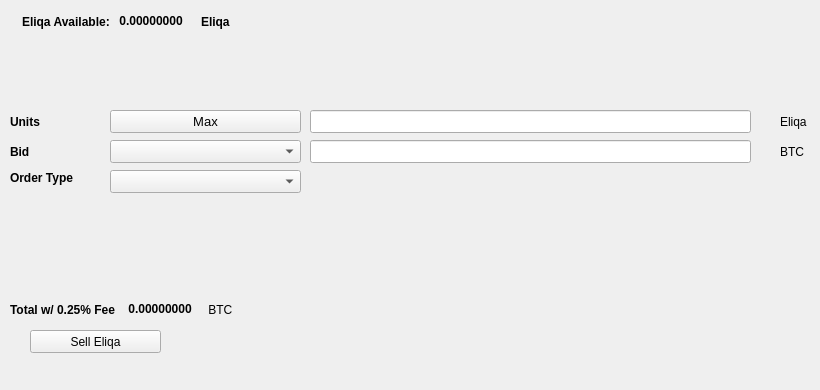
   <widget class="QWidget" name="SellTab">
    <attribute name="title">
     <string>Sell</string>
    </attribute>
    <widget class="QLabel" name="label_16">
     <property name="geometry">
      <rect>
       <x>780</x>
       <y>140</y>
       <width>31</width>
       <height>23</height>
      </rect>
     </property>
     <property name="text">
      <string>BTC</string>
     </property>
    </widget>
    <widget class="QComboBox" name="SellBidcomboBox">
     <property name="geometry">
      <rect>
       <x>110</x>
       <y>140</y>
       <width>191</width>
       <height>23</height>
      </rect>
     </property>
     <property name="font">
      <font>
       <pointsize>10</pointsize>
      </font>
     </property>
    </widget>
    <widget class="QLabel" name="label_18">
     <property name="geometry">
      <rect>
       <x>10</x>
       <y>110</y>
       <width>46</width>
       <height>23</height>
      </rect>
     </property>
     <property name="font">
      <font>
       <weight>75</weight>
       <bold>true</bold>
      </font>
     </property>
     <property name="text">
      <string>Units</string>
     </property>
    </widget>
    <widget class="QPushButton" name="Sell_Max_Amount">
     <property name="geometry">
      <rect>
       <x>110</x>
       <y>110</y>
       <width>191</width>
       <height>23</height>
      </rect>
     </property>
     <property name="font">
      <font>
       <pointsize>10</pointsize>
      </font>
     </property>
     <property name="text">
      <string>Max</string>
     </property>
    </widget>
    <widget class="QLabel" name="label_20">
     <property name="geometry">
      <rect>
       <x>10</x>
       <y>170</y>
       <width>91</width>
       <height>16</height>
      </rect>
     </property>
     <property name="font">
      <font>
       <weight>75</weight>
       <bold>true</bold>
      </font>
     </property>
     <property name="text">
      <string>Order Type</string>
     </property>
    </widget>
    <widget class="QComboBox" name="SellOrdertypeCombo">
     <property name="geometry">
      <rect>
       <x>110</x>
       <y>170</y>
       <width>191</width>
       <height>23</height>
      </rect>
     </property>
     <property name="font">
      <font>
       <pointsize>10</pointsize>
      </font>
     </property>
    </widget>
    <widget class="QLabel" name="label_21">
     <property name="geometry">
      <rect>
       <x>10</x>
       <y>140</y>
       <width>46</width>
       <height>23</height>
      </rect>
     </property>
     <property name="font">
      <font>
       <weight>75</weight>
       <bold>true</bold>
      </font>
     </property>
     <property name="text">
      <string>Bid</string>
     </property>
    </widget>
    <widget class="QLabel" name="label_22">
     <property name="geometry">
      <rect>
       <x>780</x>
       <y>110</y>
       <width>31</width>
       <height>23</height>
      </rect>
     </property>
     <property name="text">
      <string>Eliqa</string>
     </property>
    </widget>
    <widget class="QLineEdit" name="UnitsInputEliqa">
     <property name="geometry">
      <rect>
       <x>310</x>
       <y>110</y>
       <width>441</width>
       <height>23</height>
      </rect>
     </property>
     <property name="font">
      <font>
       <pointsize>9</pointsize>
       <weight>75</weight>
       <bold>true</bold>
      </font>
     </property>
    </widget>
    <widget class="QLineEdit" name="SellBidPriceEdit">
     <property name="geometry">
      <rect>
       <x>310</x>
       <y>140</y>
       <width>441</width>
       <height>23</height>
      </rect>
     </property>
     <property name="font">
      <font>
       <pointsize>9</pointsize>
       <weight>75</weight>
       <bold>true</bold>
      </font>
     </property>
    </widget>
    <widget class="QPushButton" name="SellEliqaBTN">
     <property name="geometry">
      <rect>
       <x>30</x>
       <y>330</y>
       <width>131</width>
       <height>23</height>
      </rect>
     </property>
     <property name="text">
      <string>Sell Eliqa</string>
     </property>
     <property name="icon">
      <iconset resource="../eliqa">
       <normaloff>:/icons/bitcoin</normaloff>:/icons/bitcoin</iconset>
     </property>
    </widget>
    <widget class="QWidget" name="layoutWidget3">
     <property name="geometry">
      <rect>
       <x>22</x>
       <y>12</y>
       <width>258</width>
       <height>19</height>
      </rect>
     </property>
     <layout class="QHBoxLayout" name="horizontalLayout">
      <item>
       <widget class="QLabel" name="label232_2">
        <property name="font">
         <font>
          <weight>75</weight>
          <bold>true</bold>
         </font>
        </property>
        <property name="text">
         <string>Eliqa Available:</string>
        </property>
       </widget>
      </item>
      <item>
       <widget class="QLabel" name="EliqaAvailableLabel">
        <property name="palette">
         <palette>
          <active>
           <colorrole role="WindowText">
            <brush brushstyle="SolidPattern">
             <color alpha="255">
              <red>0</red>
              <green>0</green>
              <blue>0</blue>
             </color>
            </brush>
           </colorrole>
           <colorrole role="Button">
            <brush brushstyle="SolidPattern">
             <color alpha="255">
              <red>0</red>
              <green>170</green>
              <blue>0</blue>
             </color>
            </brush>
           </colorrole>
           <colorrole role="Light">
            <brush brushstyle="SolidPattern">
             <color alpha="255">
              <red>0</red>
              <green>255</green>
              <blue>0</blue>
             </color>
            </brush>
           </colorrole>
           <colorrole role="Midlight">
            <brush brushstyle="SolidPattern">
             <color alpha="255">
              <red>0</red>
              <green>212</green>
              <blue>0</blue>
             </color>
            </brush>
           </colorrole>
           <colorrole role="Dark">
            <brush brushstyle="SolidPattern">
             <color alpha="255">
              <red>0</red>
              <green>85</green>
              <blue>0</blue>
             </color>
            </brush>
           </colorrole>
           <colorrole role="Mid">
            <brush brushstyle="SolidPattern">
             <color alpha="255">
              <red>0</red>
              <green>113</green>
              <blue>0</blue>
             </color>
            </brush>
           </colorrole>
           <colorrole role="Text">
            <brush brushstyle="SolidPattern">
             <color alpha="255">
              <red>0</red>
              <green>170</green>
              <blue>0</blue>
             </color>
            </brush>
           </colorrole>
           <colorrole role="BrightText">
            <brush brushstyle="SolidPattern">
             <color alpha="255">
              <red>255</red>
              <green>255</green>
              <blue>255</blue>
             </color>
            </brush>
           </colorrole>
           <colorrole role="ButtonText">
            <brush brushstyle="SolidPattern">
             <color alpha="255">
              <red>0</red>
              <green>0</green>
              <blue>0</blue>
             </color>
            </brush>
           </colorrole>
           <colorrole role="Base">
            <brush brushstyle="SolidPattern">
             <color alpha="255">
              <red>255</red>
              <green>255</green>
              <blue>255</blue>
             </color>
            </brush>
           </colorrole>
           <colorrole role="Window">
            <brush brushstyle="SolidPattern">
             <color alpha="255">
              <red>0</red>
              <green>170</green>
              <blue>0</blue>
             </color>
            </brush>
           </colorrole>
           <colorrole role="Shadow">
            <brush brushstyle="SolidPattern">
             <color alpha="255">
              <red>0</red>
              <green>0</green>
              <blue>0</blue>
             </color>
            </brush>
           </colorrole>
           <colorrole role="AlternateBase">
            <brush brushstyle="SolidPattern">
             <color alpha="255">
              <red>127</red>
              <green>212</green>
              <blue>127</blue>
             </color>
            </brush>
           </colorrole>
           <colorrole role="ToolTipBase">
            <brush brushstyle="SolidPattern">
             <color alpha="255">
              <red>255</red>
              <green>255</green>
              <blue>220</blue>
             </color>
            </brush>
           </colorrole>
           <colorrole role="ToolTipText">
            <brush brushstyle="SolidPattern">
             <color alpha="255">
              <red>0</red>
              <green>0</green>
              <blue>0</blue>
             </color>
            </brush>
           </colorrole>
          </active>
          <inactive>
           <colorrole role="WindowText">
            <brush brushstyle="SolidPattern">
             <color alpha="255">
              <red>0</red>
              <green>0</green>
              <blue>0</blue>
             </color>
            </brush>
           </colorrole>
           <colorrole role="Button">
            <brush brushstyle="SolidPattern">
             <color alpha="255">
              <red>0</red>
              <green>170</green>
              <blue>0</blue>
             </color>
            </brush>
           </colorrole>
           <colorrole role="Light">
            <brush brushstyle="SolidPattern">
             <color alpha="255">
              <red>0</red>
              <green>255</green>
              <blue>0</blue>
             </color>
            </brush>
           </colorrole>
           <colorrole role="Midlight">
            <brush brushstyle="SolidPattern">
             <color alpha="255">
              <red>0</red>
              <green>212</green>
              <blue>0</blue>
             </color>
            </brush>
           </colorrole>
           <colorrole role="Dark">
            <brush brushstyle="SolidPattern">
             <color alpha="255">
              <red>0</red>
              <green>85</green>
              <blue>0</blue>
             </color>
            </brush>
           </colorrole>
           <colorrole role="Mid">
            <brush brushstyle="SolidPattern">
             <color alpha="255">
              <red>0</red>
              <green>113</green>
              <blue>0</blue>
             </color>
            </brush>
           </colorrole>
           <colorrole role="Text">
            <brush brushstyle="SolidPattern">
             <color alpha="255">
              <red>0</red>
              <green>170</green>
              <blue>0</blue>
             </color>
            </brush>
           </colorrole>
           <colorrole role="BrightText">
            <brush brushstyle="SolidPattern">
             <color alpha="255">
              <red>255</red>
              <green>255</green>
              <blue>255</blue>
             </color>
            </brush>
           </colorrole>
           <colorrole role="ButtonText">
            <brush brushstyle="SolidPattern">
             <color alpha="255">
              <red>0</red>
              <green>0</green>
              <blue>0</blue>
             </color>
            </brush>
           </colorrole>
           <colorrole role="Base">
            <brush brushstyle="SolidPattern">
             <color alpha="255">
              <red>255</red>
              <green>255</green>
              <blue>255</blue>
             </color>
            </brush>
           </colorrole>
           <colorrole role="Window">
            <brush brushstyle="SolidPattern">
             <color alpha="255">
              <red>0</red>
              <green>170</green>
              <blue>0</blue>
             </color>
            </brush>
           </colorrole>
           <colorrole role="Shadow">
            <brush brushstyle="SolidPattern">
             <color alpha="255">
              <red>0</red>
              <green>0</green>
              <blue>0</blue>
             </color>
            </brush>
           </colorrole>
           <colorrole role="AlternateBase">
            <brush brushstyle="SolidPattern">
             <color alpha="255">
              <red>127</red>
              <green>212</green>
              <blue>127</blue>
             </color>
            </brush>
           </colorrole>
           <colorrole role="ToolTipBase">
            <brush brushstyle="SolidPattern">
             <color alpha="255">
              <red>255</red>
              <green>255</green>
              <blue>220</blue>
             </color>
            </brush>
           </colorrole>
           <colorrole role="ToolTipText">
            <brush brushstyle="SolidPattern">
             <color alpha="255">
              <red>0</red>
              <green>0</green>
              <blue>0</blue>
             </color>
            </brush>
           </colorrole>
          </inactive>
          <disabled>
           <colorrole role="WindowText">
            <brush brushstyle="SolidPattern">
             <color alpha="255">
              <red>0</red>
              <green>85</green>
              <blue>0</blue>
             </color>
            </brush>
           </colorrole>
           <colorrole role="Button">
            <brush brushstyle="SolidPattern">
             <color alpha="255">
              <red>0</red>
              <green>170</green>
              <blue>0</blue>
             </color>
            </brush>
           </colorrole>
           <colorrole role="Light">
            <brush brushstyle="SolidPattern">
             <color alpha="255">
              <red>0</red>
              <green>255</green>
              <blue>0</blue>
             </color>
            </brush>
           </colorrole>
           <colorrole role="Midlight">
            <brush brushstyle="SolidPattern">
             <color alpha="255">
              <red>0</red>
              <green>212</green>
              <blue>0</blue>
             </color>
            </brush>
           </colorrole>
           <colorrole role="Dark">
            <brush brushstyle="SolidPattern">
             <color alpha="255">
              <red>0</red>
              <green>85</green>
              <blue>0</blue>
             </color>
            </brush>
           </colorrole>
           <colorrole role="Mid">
            <brush brushstyle="SolidPattern">
             <color alpha="255">
              <red>0</red>
              <green>113</green>
              <blue>0</blue>
             </color>
            </brush>
           </colorrole>
           <colorrole role="Text">
            <brush brushstyle="SolidPattern">
             <color alpha="255">
              <red>0</red>
              <green>85</green>
              <blue>0</blue>
             </color>
            </brush>
           </colorrole>
           <colorrole role="BrightText">
            <brush brushstyle="SolidPattern">
             <color alpha="255">
              <red>255</red>
              <green>255</green>
              <blue>255</blue>
             </color>
            </brush>
           </colorrole>
           <colorrole role="ButtonText">
            <brush brushstyle="SolidPattern">
             <color alpha="255">
              <red>0</red>
              <green>85</green>
              <blue>0</blue>
             </color>
            </brush>
           </colorrole>
           <colorrole role="Base">
            <brush brushstyle="SolidPattern">
             <color alpha="255">
              <red>0</red>
              <green>170</green>
              <blue>0</blue>
             </color>
            </brush>
           </colorrole>
           <colorrole role="Window">
            <brush brushstyle="SolidPattern">
             <color alpha="255">
              <red>0</red>
              <green>170</green>
              <blue>0</blue>
             </color>
            </brush>
           </colorrole>
           <colorrole role="Shadow">
            <brush brushstyle="SolidPattern">
             <color alpha="255">
              <red>0</red>
              <green>0</green>
              <blue>0</blue>
             </color>
            </brush>
           </colorrole>
           <colorrole role="AlternateBase">
            <brush brushstyle="SolidPattern">
             <color alpha="255">
              <red>0</red>
              <green>170</green>
              <blue>0</blue>
             </color>
            </brush>
           </colorrole>
           <colorrole role="ToolTipBase">
            <brush brushstyle="SolidPattern">
             <color alpha="255">
              <red>255</red>
              <green>255</green>
              <blue>220</blue>
             </color>
            </brush>
           </colorrole>
           <colorrole role="ToolTipText">
            <brush brushstyle="SolidPattern">
             <color alpha="255">
              <red>0</red>
              <green>0</green>
              <blue>0</blue>
             </color>
            </brush>
           </colorrole>
          </disabled>
         </palette>
        </property>
        <property name="font">
         <font>
          <weight>75</weight>
          <bold>true</bold>
         </font>
        </property>
        <property name="text">
         <string> 0.00000000 </string>
        </property>
        <property name="textInteractionFlags">
         <set>Qt::LinksAccessibleByMouse|Qt::TextSelectableByKeyboard|Qt::TextSelectableByMouse</set>
        </property>
       </widget>
      </item>
      <item>
       <widget class="QLabel" name="labelEliqa">
        <property name="font">
         <font>
          <weight>75</weight>
          <bold>true</bold>
         </font>
        </property>
        <property name="text">
         <string>Eliqa</string>
        </property>
       </widget>
      </item>
     </layout>
    </widget>
    <widget class="QWidget" name="layoutWidget">
     <property name="geometry">
      <rect>
       <x>10</x>
       <y>300</y>
       <width>268</width>
       <height>19</height>
      </rect>
     </property>
     <layout class="QHBoxLayout" name="horizontalLayout_2">
      <item>
       <widget class="QLabel" name="label_19">
        <property name="font">
         <font>
          <weight>75</weight>
          <bold>true</bold>
         </font>
        </property>
        <property name="text">
         <string>Total w/ 0.25% Fee </string>
        </property>
       </widget>
      </item>
      <item>
       <widget class="QLabel" name="SellCostLabel">
        <property name="palette">
         <palette>
          <active>
           <colorrole role="WindowText">
            <brush brushstyle="SolidPattern">
             <color alpha="255">
              <red>0</red>
              <green>0</green>
              <blue>0</blue>
             </color>
            </brush>
           </colorrole>
           <colorrole role="Button">
            <brush brushstyle="SolidPattern">
             <color alpha="255">
              <red>0</red>
              <green>170</green>
              <blue>0</blue>
             </color>
            </brush>
           </colorrole>
           <colorrole role="Light">
            <brush brushstyle="SolidPattern">
             <color alpha="255">
              <red>0</red>
              <green>255</green>
              <blue>0</blue>
             </color>
            </brush>
           </colorrole>
           <colorrole role="Midlight">
            <brush brushstyle="SolidPattern">
             <color alpha="255">
              <red>0</red>
              <green>212</green>
              <blue>0</blue>
             </color>
            </brush>
           </colorrole>
           <colorrole role="Dark">
            <brush brushstyle="SolidPattern">
             <color alpha="255">
              <red>0</red>
              <green>85</green>
              <blue>0</blue>
             </color>
            </brush>
           </colorrole>
           <colorrole role="Mid">
            <brush brushstyle="SolidPattern">
             <color alpha="255">
              <red>0</red>
              <green>113</green>
              <blue>0</blue>
             </color>
            </brush>
           </colorrole>
           <colorrole role="Text">
            <brush brushstyle="SolidPattern">
             <color alpha="255">
              <red>0</red>
              <green>170</green>
              <blue>0</blue>
             </color>
            </brush>
           </colorrole>
           <colorrole role="BrightText">
            <brush brushstyle="SolidPattern">
             <color alpha="255">
              <red>255</red>
              <green>255</green>
              <blue>255</blue>
             </color>
            </brush>
           </colorrole>
           <colorrole role="ButtonText">
            <brush brushstyle="SolidPattern">
             <color alpha="255">
              <red>0</red>
              <green>0</green>
              <blue>0</blue>
             </color>
            </brush>
           </colorrole>
           <colorrole role="Base">
            <brush brushstyle="SolidPattern">
             <color alpha="255">
              <red>255</red>
              <green>255</green>
              <blue>255</blue>
             </color>
            </brush>
           </colorrole>
           <colorrole role="Window">
            <brush brushstyle="SolidPattern">
             <color alpha="255">
              <red>0</red>
              <green>170</green>
              <blue>0</blue>
             </color>
            </brush>
           </colorrole>
           <colorrole role="Shadow">
            <brush brushstyle="SolidPattern">
             <color alpha="255">
              <red>0</red>
              <green>0</green>
              <blue>0</blue>
             </color>
            </brush>
           </colorrole>
           <colorrole role="AlternateBase">
            <brush brushstyle="SolidPattern">
             <color alpha="255">
              <red>127</red>
              <green>212</green>
              <blue>127</blue>
             </color>
            </brush>
           </colorrole>
           <colorrole role="ToolTipBase">
            <brush brushstyle="SolidPattern">
             <color alpha="255">
              <red>255</red>
              <green>255</green>
              <blue>220</blue>
             </color>
            </brush>
           </colorrole>
           <colorrole role="ToolTipText">
            <brush brushstyle="SolidPattern">
             <color alpha="255">
              <red>0</red>
              <green>0</green>
              <blue>0</blue>
             </color>
            </brush>
           </colorrole>
          </active>
          <inactive>
           <colorrole role="WindowText">
            <brush brushstyle="SolidPattern">
             <color alpha="255">
              <red>0</red>
              <green>0</green>
              <blue>0</blue>
             </color>
            </brush>
           </colorrole>
           <colorrole role="Button">
            <brush brushstyle="SolidPattern">
             <color alpha="255">
              <red>0</red>
              <green>170</green>
              <blue>0</blue>
             </color>
            </brush>
           </colorrole>
           <colorrole role="Light">
            <brush brushstyle="SolidPattern">
             <color alpha="255">
              <red>0</red>
              <green>255</green>
              <blue>0</blue>
             </color>
            </brush>
           </colorrole>
           <colorrole role="Midlight">
            <brush brushstyle="SolidPattern">
             <color alpha="255">
              <red>0</red>
              <green>212</green>
              <blue>0</blue>
             </color>
            </brush>
           </colorrole>
           <colorrole role="Dark">
            <brush brushstyle="SolidPattern">
             <color alpha="255">
              <red>0</red>
              <green>85</green>
              <blue>0</blue>
             </color>
            </brush>
           </colorrole>
           <colorrole role="Mid">
            <brush brushstyle="SolidPattern">
             <color alpha="255">
              <red>0</red>
              <green>113</green>
              <blue>0</blue>
             </color>
            </brush>
           </colorrole>
           <colorrole role="Text">
            <brush brushstyle="SolidPattern">
             <color alpha="255">
              <red>0</red>
              <green>170</green>
              <blue>0</blue>
             </color>
            </brush>
           </colorrole>
           <colorrole role="BrightText">
            <brush brushstyle="SolidPattern">
             <color alpha="255">
              <red>255</red>
              <green>255</green>
              <blue>255</blue>
             </color>
            </brush>
           </colorrole>
           <colorrole role="ButtonText">
            <brush brushstyle="SolidPattern">
             <color alpha="255">
              <red>0</red>
              <green>0</green>
              <blue>0</blue>
             </color>
            </brush>
           </colorrole>
           <colorrole role="Base">
            <brush brushstyle="SolidPattern">
             <color alpha="255">
              <red>255</red>
              <green>255</green>
              <blue>255</blue>
             </color>
            </brush>
           </colorrole>
           <colorrole role="Window">
            <brush brushstyle="SolidPattern">
             <color alpha="255">
              <red>0</red>
              <green>170</green>
              <blue>0</blue>
             </color>
            </brush>
           </colorrole>
           <colorrole role="Shadow">
            <brush brushstyle="SolidPattern">
             <color alpha="255">
              <red>0</red>
              <green>0</green>
              <blue>0</blue>
             </color>
            </brush>
           </colorrole>
           <colorrole role="AlternateBase">
            <brush brushstyle="SolidPattern">
             <color alpha="255">
              <red>127</red>
              <green>212</green>
              <blue>127</blue>
             </color>
            </brush>
           </colorrole>
           <colorrole role="ToolTipBase">
            <brush brushstyle="SolidPattern">
             <color alpha="255">
              <red>255</red>
              <green>255</green>
              <blue>220</blue>
             </color>
            </brush>
           </colorrole>
           <colorrole role="ToolTipText">
            <brush brushstyle="SolidPattern">
             <color alpha="255">
              <red>0</red>
              <green>0</green>
              <blue>0</blue>
             </color>
            </brush>
           </colorrole>
          </inactive>
          <disabled>
           <colorrole role="WindowText">
            <brush brushstyle="SolidPattern">
             <color alpha="255">
              <red>0</red>
              <green>85</green>
              <blue>0</blue>
             </color>
            </brush>
           </colorrole>
           <colorrole role="Button">
            <brush brushstyle="SolidPattern">
             <color alpha="255">
              <red>0</red>
              <green>170</green>
              <blue>0</blue>
             </color>
            </brush>
           </colorrole>
           <colorrole role="Light">
            <brush brushstyle="SolidPattern">
             <color alpha="255">
              <red>0</red>
              <green>255</green>
              <blue>0</blue>
             </color>
            </brush>
           </colorrole>
           <colorrole role="Midlight">
            <brush brushstyle="SolidPattern">
             <color alpha="255">
              <red>0</red>
              <green>212</green>
              <blue>0</blue>
             </color>
            </brush>
           </colorrole>
           <colorrole role="Dark">
            <brush brushstyle="SolidPattern">
             <color alpha="255">
              <red>0</red>
              <green>85</green>
              <blue>0</blue>
             </color>
            </brush>
           </colorrole>
           <colorrole role="Mid">
            <brush brushstyle="SolidPattern">
             <color alpha="255">
              <red>0</red>
              <green>113</green>
              <blue>0</blue>
             </color>
            </brush>
           </colorrole>
           <colorrole role="Text">
            <brush brushstyle="SolidPattern">
             <color alpha="255">
              <red>0</red>
              <green>85</green>
              <blue>0</blue>
             </color>
            </brush>
           </colorrole>
           <colorrole role="BrightText">
            <brush brushstyle="SolidPattern">
             <color alpha="255">
              <red>255</red>
              <green>255</green>
              <blue>255</blue>
             </color>
            </brush>
           </colorrole>
           <colorrole role="ButtonText">
            <brush brushstyle="SolidPattern">
             <color alpha="255">
              <red>0</red>
              <green>85</green>
              <blue>0</blue>
             </color>
            </brush>
           </colorrole>
           <colorrole role="Base">
            <brush brushstyle="SolidPattern">
             <color alpha="255">
              <red>0</red>
              <green>170</green>
              <blue>0</blue>
             </color>
            </brush>
           </colorrole>
           <colorrole role="Window">
            <brush brushstyle="SolidPattern">
             <color alpha="255">
              <red>0</red>
              <green>170</green>
              <blue>0</blue>
             </color>
            </brush>
           </colorrole>
           <colorrole role="Shadow">
            <brush brushstyle="SolidPattern">
             <color alpha="255">
              <red>0</red>
              <green>0</green>
              <blue>0</blue>
             </color>
            </brush>
           </colorrole>
           <colorrole role="AlternateBase">
            <brush brushstyle="SolidPattern">
             <color alpha="255">
              <red>0</red>
              <green>170</green>
              <blue>0</blue>
             </color>
            </brush>
           </colorrole>
           <colorrole role="ToolTipBase">
            <brush brushstyle="SolidPattern">
             <color alpha="255">
              <red>255</red>
              <green>255</green>
              <blue>220</blue>
             </color>
            </brush>
           </colorrole>
           <colorrole role="ToolTipText">
            <brush brushstyle="SolidPattern">
             <color alpha="255">
              <red>0</red>
              <green>0</green>
              <blue>0</blue>
             </color>
            </brush>
           </colorrole>
          </disabled>
         </palette>
        </property>
        <property name="font">
         <font>
          <weight>75</weight>
          <bold>true</bold>
         </font>
        </property>
        <property name="autoFillBackground">
         <bool>false</bool>
        </property>
        <property name="text">
         <string> 0.00000000</string>
        </property>
        <property name="textInteractionFlags">
         <set>Qt::LinksAccessibleByMouse|Qt::TextSelectableByMouse</set>
        </property>
       </widget>
      </item>
      <item>
       <widget class="QLabel" name="label_17">
        <property name="font">
         <font>
          <weight>50</weight>
          <bold>false</bold>
         </font>
        </property>
        <property name="text">
         <string> BTC</string>
        </property>
       </widget>
      </item>
     </layout>
    </widget>
    <widget class="QLabel" name="label_23">
     <property name="geometry">
      <rect>
       <x>460</x>
       <y>300</y>
       <width>281</width>
       <height>81</height>
      </rect>
     </property>
     <property name="text">
      <string/>
     </property>
     <property name="pixmap">
      <pixmap>:/images/bittrex</pixmap>
     </property>
    </widget>
   </widget>
